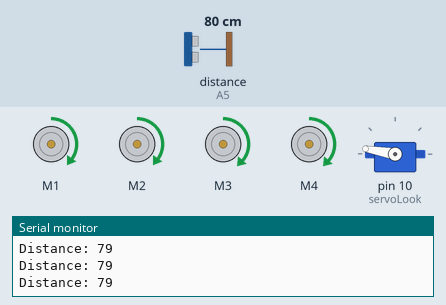
A sketch run on a simulated Arduino Uno, built with avr-gcc and run on an emulated ATmega328P. Parts: 4 × DC motor (green arrow = forward, orange = backward, longer = faster), servo, the last lines printed to the serial monitor. Wiring (inferred from the names in the program): ultrasonic range finder: trigger A0; echo A5. Inputs (shaded band) come from the test bench; at power-on: distance to the obstacle (sensor on A5) 80 cm. The echo pulse lasts 58.3 µs per cm.

Above: at 1.69 s.
2.3 s: distance to the obstacle (sensor on A5) set to 44 cm
At 3.18 s:
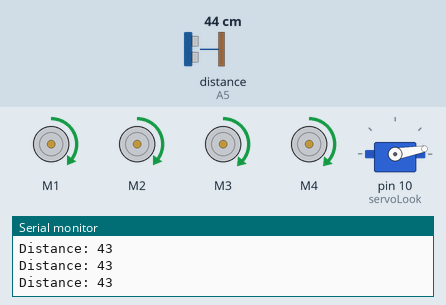
5.3 s: distance to the obstacle (sensor on A5) set to 36 cm
At 5.85 s:
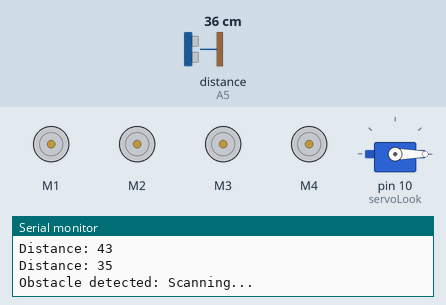
At 7.0 s:
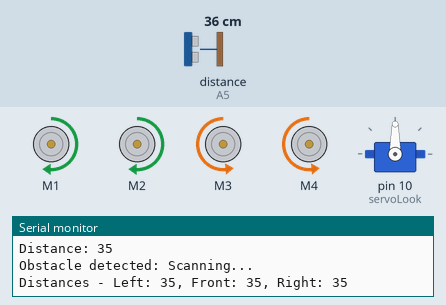
8.3 s: distance to the obstacle (sensor on A5) set to 2 cm
At 9.32 s:
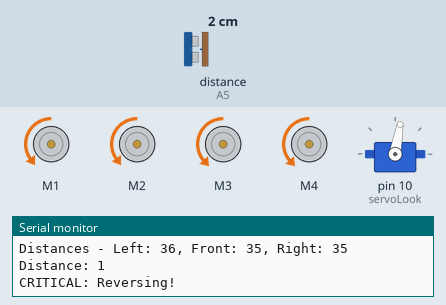
11.3 s: distance to the obstacle (sensor on A5) set to 35 cm
14.3 s: distance to the obstacle (sensor on A5) set to 4 cm
17.3 s: distance to the obstacle (sensor on A5) set to 250 cm
Timing chart, 0 to 21.3 s (numbered marks = the images above; inputs shaded):
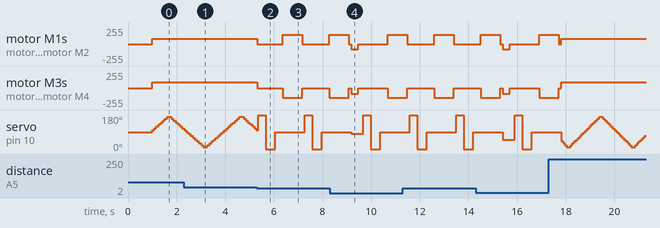

The sketch:

ObstacleAvoidingCar.ino
```cpp
// (licence header left out)
#include <AFMotor.h>
#include <Servo.h>

AF_DCMotor rightBack(1);
AF_DCMotor rightFront(2);
AF_DCMotor leftFront(3);
AF_DCMotor leftBack(4);

Servo servoLook;

byte trig = A0;
byte echo = A5;

byte maxDist = 150;
byte criticalDist = 20;
byte stopDist = 40;

float timeOut = 2.0 * (maxDist + 10.0) / 0.034 * 1000.0;

byte baseMotorSpeed = 80;
int motorOffset = 5;      // Tune this if turns are uneven
int turnSpeed = 60;
int reverseDuration = 300;
int turnDuration = 400;
int turnAroundDuration = 800;

int servoPos = 90;
int servoDir = 1;
unsigned long lastScanTime = 0;
const int scanInterval = 75;

int consecutiveLeftTurns = 0;
int consecutiveRightTurns = 0;
const int MAX_CONSECUTIVE_TURNS = 3;
unsigned long lastTurnAttemptTime = 0;
const unsigned long TURN_COOLDOWN_MS = 2000;

void setup() {
  Serial.begin(9600);

  rightBack.setSpeed(baseMotorSpeed);
  rightFront.setSpeed(baseMotorSpeed);
  leftFront.setSpeed(baseMotorSpeed + motorOffset);
  leftBack.setSpeed(baseMotorSpeed + motorOffset);

  stopMove();

  servoLook.attach(10);
  pinMode(trig, OUTPUT);
  pinMode(echo, INPUT);

  servoLook.write(servoPos);
  delay(1000);
}

void loop() {
  unsigned long currentTime = millis();
  if (currentTime - lastScanTime > scanInterval) {
    lastScanTime = currentTime;
    servoPos += servoDir * 10;
    if (servoPos >= 180 || servoPos <= 0) {
      servoDir *= -1;
      servoPos += servoDir * 10;
    }
    servoLook.write(servoPos);
  }

  int distance = getDistance();
  Serial.print("Distance: "); Serial.println(distance); // Debug

  if (distance <= criticalDist) {
    stopMove();
    Serial.println("CRITICAL: Reversing!");
    moveBackward();
    delay(reverseDuration);
    stopMove();
    delay(200);
    consecutiveLeftTurns = 0;
    consecutiveRightTurns = 0;
    lastTurnAttemptTime = 0;
    int turnDir = checkDirectionFullScan();
    executeTurn(turnDir);
  }
  else if (distance < stopDist) {
    stopMove();
    Serial.println("Obstacle detected: Scanning...");

    bool stuckDetected = false;
    int recoveryTurnDir = -1;
    if (consecutiveLeftTurns >= MAX_CONSECUTIVE_TURNS) {
      Serial.println("STUCK: Consecutive Left Turns. Recovering...");
      stuckDetected = true;
      recoveryTurnDir = 2; // Force right
    }
    else if (consecutiveRightTurns >= MAX_CONSECUTIVE_TURNS) {
      Serial.println("STUCK: Consecutive Right Turns. Recovering...");
      stuckDetected = true;
      recoveryTurnDir = 0; // Force left
    }

    if (stuckDetected) {
      moveBackward();
      delay(reverseDuration * 2);
      stopMove();
      delay(200);
      executeTurn(recoveryTurnDir);
      consecutiveLeftTurns = 0;
      consecutiveRightTurns = 0;
      lastTurnAttemptTime = 0;
    }
    else {
      int turnDir = checkDirectionFullScan();
      executeTurn(turnDir);

      if (currentTime - lastTurnAttemptTime < TURN_COOLDOWN_MS && lastTurnAttemptTime != 0) {
        if (turnDir == 0) { consecutiveLeftTurns++; consecutiveRightTurns = 0; }
        else if (turnDir == 2) { consecutiveRightTurns++; consecutiveLeftTurns = 0; }
        else { consecutiveLeftTurns = 0; consecutiveRightTurns = 0; }
      }
      else {
        if (turnDir == 0) { consecutiveLeftTurns = 1; consecutiveRightTurns = 0; }
        else if (turnDir == 2) { consecutiveRightTurns = 1; consecutiveLeftTurns = 0; }
        else { consecutiveLeftTurns = 0; consecutiveRightTurns = 0; }
      }
      lastTurnAttemptTime = currentTime;
    }
  }
  else {
    moveForward();
    consecutiveLeftTurns = 0;
    consecutiveRightTurns = 0;
    lastTurnAttemptTime = 0;
  }
}

void moveForward() {
  rightBack.setSpeed(baseMotorSpeed);
  rightFront.setSpeed(baseMotorSpeed);
  leftFront.setSpeed(baseMotorSpeed + motorOffset);
  leftBack.setSpeed(baseMotorSpeed + motorOffset);
  rightBack.run(FORWARD);
  rightFront.run(FORWARD);
  leftFront.run(FORWARD);
  leftBack.run(FORWARD);
}

void moveBackward() {
  rightBack.setSpeed(baseMotorSpeed);
  rightFront.setSpeed(baseMotorSpeed);
  leftFront.setSpeed(baseMotorSpeed + motorOffset);
  leftBack.setSpeed(baseMotorSpeed + motorOffset);
  rightBack.run(BACKWARD);
  rightFront.run(BACKWARD);
  leftFront.run(BACKWARD);
  leftBack.run(BACKWARD);
}

void stopMove() {
  rightBack.run(RELEASE);
  rightFront.run(RELEASE);
  leftFront.run(RELEASE);
  leftBack.run(RELEASE);
  rightBack.setSpeed(0);
  rightFront.setSpeed(0);
  leftFront.setSpeed(0);
  leftBack.setSpeed(0);
}

void executeTurn(int turnDirection) {
  switch (turnDirection) {
    case 0: turnLeft(turnDuration); break;
    case 1: turnLeft(turnAroundDuration); break;
    case 2: turnRight(turnDuration); break;
    default: stopMove(); break;
  }
}

void turnLeft(int duration) {
  rightBack.setSpeed(baseMotorSpeed + turnSpeed);
  rightFront.setSpeed(baseMotorSpeed + turnSpeed);
  leftFront.setSpeed(baseMotorSpeed + motorOffset + turnSpeed);
  leftBack.setSpeed(baseMotorSpeed + motorOffset + turnSpeed);
  rightBack.run(FORWARD);
  rightFront.run(FORWARD);
  leftFront.run(BACKWARD);
  leftBack.run(BACKWARD);
  delay(duration);
  stopMove();
  delay(100);
}

void turnRight(int duration) {
  rightBack.setSpeed(baseMotorSpeed + turnSpeed);
  rightFront.setSpeed(baseMotorSpeed + turnSpeed);
  leftFront.setSpeed(baseMotorSpeed + motorOffset + turnSpeed);
  leftBack.setSpeed(baseMotorSpeed + motorOffset + turnSpeed);
  rightBack.run(BACKWARD);
  rightFront.run(BACKWARD);
  leftFront.run(FORWARD);
  leftBack.run(FORWARD);
  delay(duration);
  stopMove();
  delay(100);
}

int getDistance() {
  digitalWrite(trig, LOW);
  delayMicroseconds(2);
  digitalWrite(trig, HIGH);
  delayMicroseconds(10);
  digitalWrite(trig, LOW);

  unsigned long pulseTime = pulseIn(echo, HIGH, (unsigned long)timeOut);
  float speedOfSound = 0.0343;
  int distance = (pulseTime / 2) * speedOfSound;
  if (pulseTime == 0) return maxDist + 1;
  return distance;
}

int checkDirectionFullScan() {
  int distances[3];
  servoLook.write(180); delay(300);
  distances[0] = getDistance();
  servoLook.write(0); delay(400);
  distances[2] = getDistance();
  servoLook.write(90); delay(300);
  distances[1] = getDistance();

  Serial.print("Distances - Left: "); Serial.print(distances[0]);
  Serial.print(", Front: "); Serial.print(distances[1]);
  Serial.print(", Right: "); Serial.println(distances[2]);

  if (distances[0] > stopDist && distances[2] > stopDist) {
    return (distances[0] >= distances[2]) ? 0 : 2;
  }
  else if (distances[0] > stopDist) return 0;
  else if (distances[2] > stopDist) return 2;
  else return 1;
}
```

Measured:
- the behaviour switches between 41 and 40 cm on distance to the obstacle (sensor on A5) (found by bisection; images 1 and 2)
- after the input at 5.3 s, motor M1, motor M2: alternates forward 140/255 for 0.80 s and stopped for 1.1 s, starting at once; motor M3, motor M4: alternates backward 145/255 for 0.80 s and stopped for 1.1 s, starting at once
